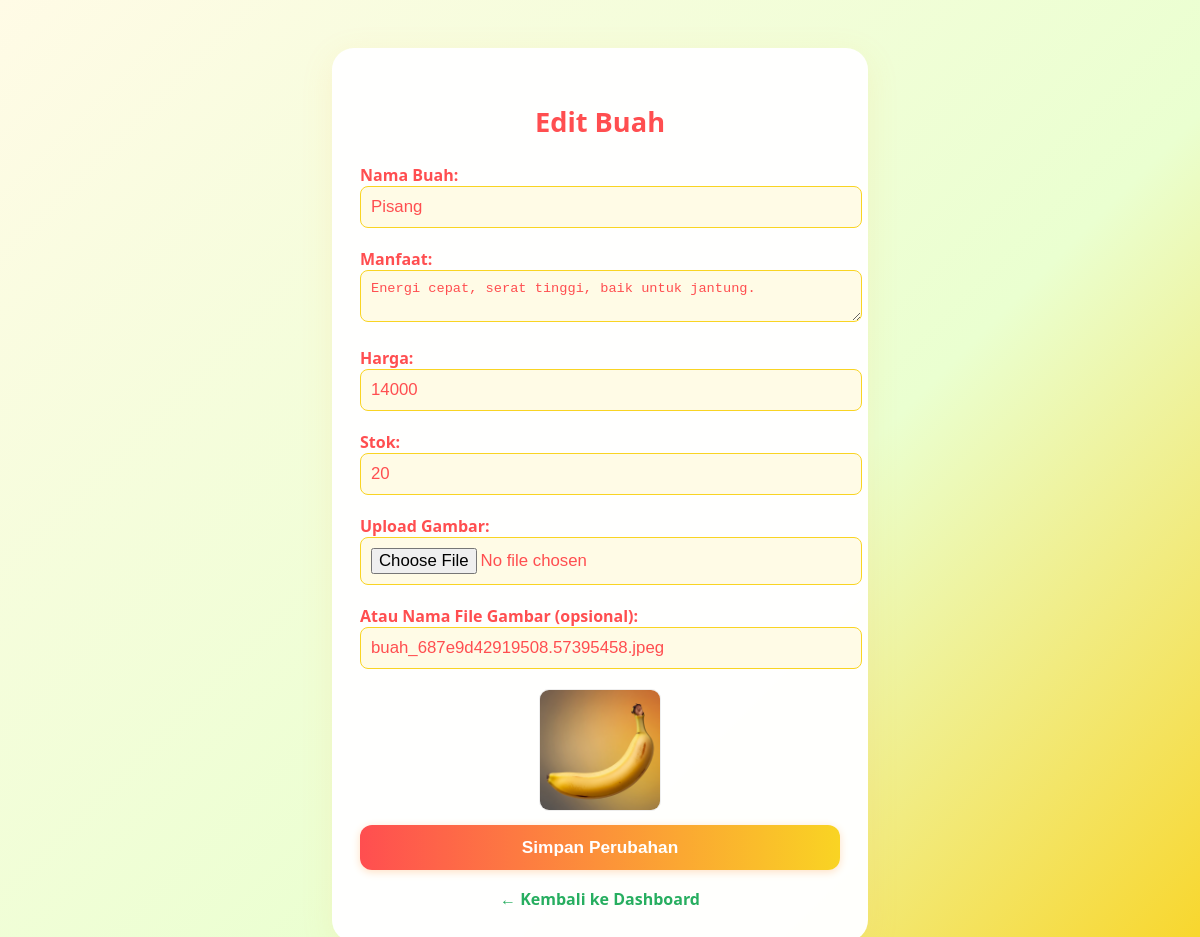
/edit_buah.php?id=18 (signed in), run on the app's committed database.
### tables this page shows
CREATE TABLE `buah` (
  `id` int(11) NOT NULL,
  `nama` varchar(100) NOT NULL,
  `deskripsi` text DEFAULT NULL,
  `harga` int(11) NOT NULL,
  `gambar` varchar(255) DEFAULT NULL,
  `stok` int(11) DEFAULT NULL
);

### edit_buah.php (the view, shortened to what this page needs)
<?php
require_once 'koneksi.php';
$id = intval($_GET['id'] ?? 0);
$stmt = $pdo->prepare("SELECT * FROM buah WHERE id = ?");
$stmt->execute([$id]);
$buah = $stmt->fetch();
?>
<!DOCTYPE html>
<html lang="id">
<head>
    <link rel="stylesheet" href="style.css">
</head>
<body>
    <div class="edit-container">
        <h2>Edit Buah</h2>
        <form method="post" enctype="multipart/form-data">
            <label>Nama Buah:
                <input type="text" name="nama" value="<?=htmlspecialchars($buah['nama'])?>" required>
            </label>
            <label>Manfaat:
                <textarea name="deskripsi"><?=htmlspecialchars($buah['deskripsi'])?></textarea>
            </label>
            <label>Harga:
                <input type="number" name="harga" value="<?=htmlspecialchars($buah['harga'])?>" required>
            </label>
            <label>Stok:
                <input type="number" name="stok" min="0" value="<?=htmlspecialchars($buah['stok'])?>" required>
            </label>
            <label>Upload Gambar:
                <input type="file" name="gambar" accept="image/*" id="input-gambar">
            </label>
            <label>Atau Nama File Gambar (opsional):
                <input type="text" name="gambar_text" placeholder="Misal: apel.jpg" id="input-gambar-text" value="<?=htmlspecialchars($buah['gambar'])?>">
            </label>
            <img id="preview-gambar" src="images/<?=htmlspecialchars($buah['gambar'])?>" alt="Preview Gambar" class="preview-img">
            <button type="submit" name="update">Simpan Perubahan</button>
        </form>
        <a href="admin.php" class="back-link">&larr; Kembali ke Dashboard</a>
    </div>
</body>
</html>

### style.css (style rules this page uses)
body { background: linear-gradient(120deg, #f6d365 0%, #fda085 100%); font-family: 'Segoe UI', Tahoma, Geneva, Verdana, sans-serif; margin: 0; min-height: 100vh; }

### edit_buah.php (style rules this page uses)
body { background: linear-gradient(135deg, #fffbe6 0%, #eaffd0 60%, #f9d423 100%); font-family: 'Poppins', 'Segoe UI', Arial, sans-serif; }
.edit-container { max-width: 480px; margin: 48px auto; background: rgba(255,255,255,0.98); border-radius: 22px; box-shadow: 0 8px 32px rgba(255, 180, 80, 0.13); padding: 32px 28px; }
h2 { text-align: center; color: #ff4e50; margin-bottom: 24px; font-size: 1.7em; font-weight: 800; }
label { display: block; margin-bottom: 8px; color: #ff4e50; font-weight: 600; }
input, textarea { width: 100%; padding: 10px; border-radius: 8px; border: 1px solid #f9d423; margin-bottom: 12px; font-size: 1.05em; background: #fffbe6; color: #ff4e50; }
button { background: linear-gradient(90deg, #ff4e50 0%, #f9d423 100%); color: #fff; border: none; padding: 12px 0; border-radius: 12px; font-size: 1.08em; font-weight: bold; cursor: pointer; width: 100%; transition: background 0.2s, transform 0.1s; box-shadow: 0 2px 8px #ffe0c3; }
.back-link { display: block; text-align: center; margin-top: 18px; color: #27ae60; font-weight: bold; text-decoration: none; }
.preview-img { max-width: 120px; max-height: 120px; border-radius: 10px; border: 1px solid #eee; display: block; margin: 0 auto 14px auto; }

### data on the page
buah: nama "Pisang", deskripsi "Energi cepat, serat tinggi, baik untuk jantung.", harga "14000", stok "20", gambar_text "buah_687e9d42919508.57395458.jpeg", gambar (picture)
